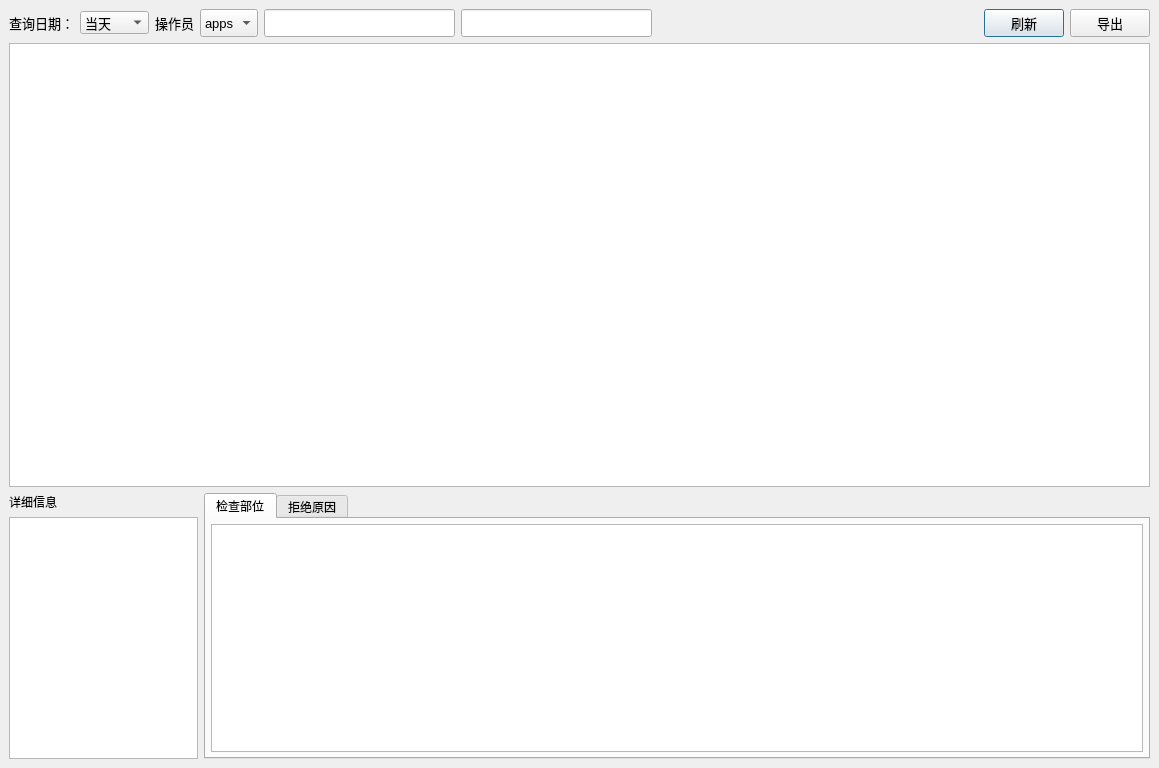
<?xml version="1.0" encoding="UTF-8"?>
<ui version="4.0">
 <class>Table</class>
 <widget class="QDialog" name="Table">
  <property name="geometry">
   <rect>
    <x>0</x>
    <y>0</y>
    <width>1159</width>
    <height>768</height>
   </rect>
  </property>
  <property name="windowTitle">
   <string>Dialog</string>
  </property>
  <layout class="QGridLayout" name="gridLayout">
   <property name="leftMargin">
    <number>0</number>
   </property>
   <property name="topMargin">
    <number>0</number>
   </property>
   <property name="rightMargin">
    <number>0</number>
   </property>
   <property name="bottomMargin">
    <number>0</number>
   </property>
   <item row="0" column="0">
    <widget class="QWidget" name="mainWindow" native="true">
     <layout class="QGridLayout" name="gridLayout_2" rowstretch="0,10,6" columnstretch="1,5">
      <item row="0" column="0" colspan="2">
       <layout class="QHBoxLayout" name="horizontalLayout">
        <item>
         <widget class="QLabel" name="label">
          <property name="font">
           <font>
            <pointsize>10</pointsize>
           </font>
          </property>
          <property name="layoutDirection">
           <enum>Qt::LeftToRight</enum>
          </property>
          <property name="text">
           <string>查询日期：</string>
          </property>
          <property name="alignment">
           <set>Qt::AlignRight|Qt::AlignTrailing|Qt::AlignVCenter</set>
          </property>
         </widget>
        </item>
        <item>
         <widget class="QComboBox" name="comboBox_2">
          <property name="sizePolicy">
           <sizepolicy hsizetype="Preferred" vsizetype="Fixed">
            <horstretch>0</horstretch>
            <verstretch>0</verstretch>
           </sizepolicy>
          </property>
          <property name="font">
           <font>
            <pointsize>10</pointsize>
           </font>
          </property>
          <item>
           <property name="text">
            <string>当天</string>
           </property>
          </item>
          <item>
           <property name="text">
            <string>近三天</string>
           </property>
          </item>
          <item>
           <property name="text">
            <string>全部</string>
           </property>
          </item>
         </widget>
        </item>
        <item>
         <widget class="QLabel" name="label_2">
          <property name="font">
           <font>
            <pointsize>10</pointsize>
           </font>
          </property>
          <property name="text">
           <string>操作员</string>
          </property>
          <property name="alignment">
           <set>Qt::AlignRight|Qt::AlignTrailing|Qt::AlignVCenter</set>
          </property>
         </widget>
        </item>
        <item>
         <widget class="QComboBox" name="comboBox_3">
          <property name="sizePolicy">
           <sizepolicy hsizetype="Preferred" vsizetype="Maximum">
            <horstretch>0</horstretch>
            <verstretch>0</verstretch>
           </sizepolicy>
          </property>
          <property name="maximumSize">
           <size>
            <width>16777215</width>
            <height>40</height>
           </size>
          </property>
          <property name="font">
           <font>
            <pointsize>10</pointsize>
           </font>
          </property>
          <item>
           <property name="text">
            <string>apps</string>
           </property>
          </item>
          <item>
           <property name="text">
            <string>mgr</string>
           </property>
          </item>
         </widget>
        </item>
        <item>
         <widget class="QLineEdit" name="lineEdit">
          <property name="sizePolicy">
           <sizepolicy hsizetype="Expanding" vsizetype="Maximum">
            <horstretch>0</horstretch>
            <verstretch>0</verstretch>
           </sizepolicy>
          </property>
          <property name="maximumSize">
           <size>
            <width>16777215</width>
            <height>40</height>
           </size>
          </property>
          <property name="font">
           <font>
            <pointsize>10</pointsize>
           </font>
          </property>
         </widget>
        </item>
        <item>
         <widget class="QLineEdit" name="lineEdit_2">
          <property name="sizePolicy">
           <sizepolicy hsizetype="Expanding" vsizetype="Maximum">
            <horstretch>0</horstretch>
            <verstretch>0</verstretch>
           </sizepolicy>
          </property>
          <property name="maximumSize">
           <size>
            <width>16777215</width>
            <height>40</height>
           </size>
          </property>
          <property name="font">
           <font>
            <pointsize>10</pointsize>
           </font>
          </property>
         </widget>
        </item>
        <item>
         <spacer name="horizontalSpacer">
          <property name="orientation">
           <enum>Qt::Horizontal</enum>
          </property>
          <property name="sizeHint" stdset="0">
           <size>
            <width>326</width>
            <height>20</height>
           </size>
          </property>
         </spacer>
        </item>
        <item>
         <widget class="QPushButton" name="blueButton">
          <property name="maximumSize">
           <size>
            <width>16777215</width>
            <height>40</height>
           </size>
          </property>
          <property name="font">
           <font>
            <pointsize>10</pointsize>
           </font>
          </property>
          <property name="text">
           <string>刷新</string>
          </property>
         </widget>
        </item>
        <item>
         <widget class="QPushButton" name="selectButton">
          <property name="maximumSize">
           <size>
            <width>16777215</width>
            <height>40</height>
           </size>
          </property>
          <property name="font">
           <font>
            <pointsize>10</pointsize>
           </font>
          </property>
          <property name="text">
           <string>导出</string>
          </property>
         </widget>
        </item>
       </layout>
      </item>
      <item row="1" column="0" colspan="2">
       <widget class="QTableWidget" name="tableWidget"/>
      </item>
      <item row="2" column="0">
       <layout class="QVBoxLayout" name="verticalLayout" stretch="0,1">
        <item>
         <widget class="QLabel" name="label_3">
          <property name="text">
           <string>详细信息</string>
          </property>
         </widget>
        </item>
        <item>
         <widget class="QTextEdit" name="textEdit"/>
        </item>
       </layout>
      </item>
      <item row="2" column="1">
       <widget class="QTabWidget" name="tabWidget">
        <property name="tabShape">
         <enum>QTabWidget::Rounded</enum>
        </property>
        <property name="currentIndex">
         <number>0</number>
        </property>
        <property name="elideMode">
         <enum>Qt::ElideMiddle</enum>
        </property>
        <widget class="QWidget" name="tab">
         <attribute name="title">
          <string>检查部位</string>
         </attribute>
         <layout class="QGridLayout" name="gridLayout_3">
          <property name="leftMargin">
           <number>5</number>
          </property>
          <property name="topMargin">
           <number>5</number>
          </property>
          <property name="rightMargin">
           <number>5</number>
          </property>
          <property name="bottomMargin">
           <number>5</number>
          </property>
          <item row="0" column="0">
           <widget class="QTableWidget" name="tableWidget_3"/>
          </item>
         </layout>
        </widget>
        <widget class="QWidget" name="tab_2">
         <attribute name="title">
          <string>拒绝原因</string>
         </attribute>
         <layout class="QGridLayout" name="gridLayout_4">
          <property name="leftMargin">
           <number>5</number>
          </property>
          <property name="topMargin">
           <number>5</number>
          </property>
          <property name="rightMargin">
           <number>5</number>
          </property>
          <property name="bottomMargin">
           <number>5</number>
          </property>
          <item row="0" column="0">
           <widget class="QTableWidget" name="tableWidget_2"/>
          </item>
         </layout>
        </widget>
       </widget>
      </item>
     </layout>
    </widget>
   </item>
  </layout>
 </widget>
 <resources/>
 <connections/>
</ui>
